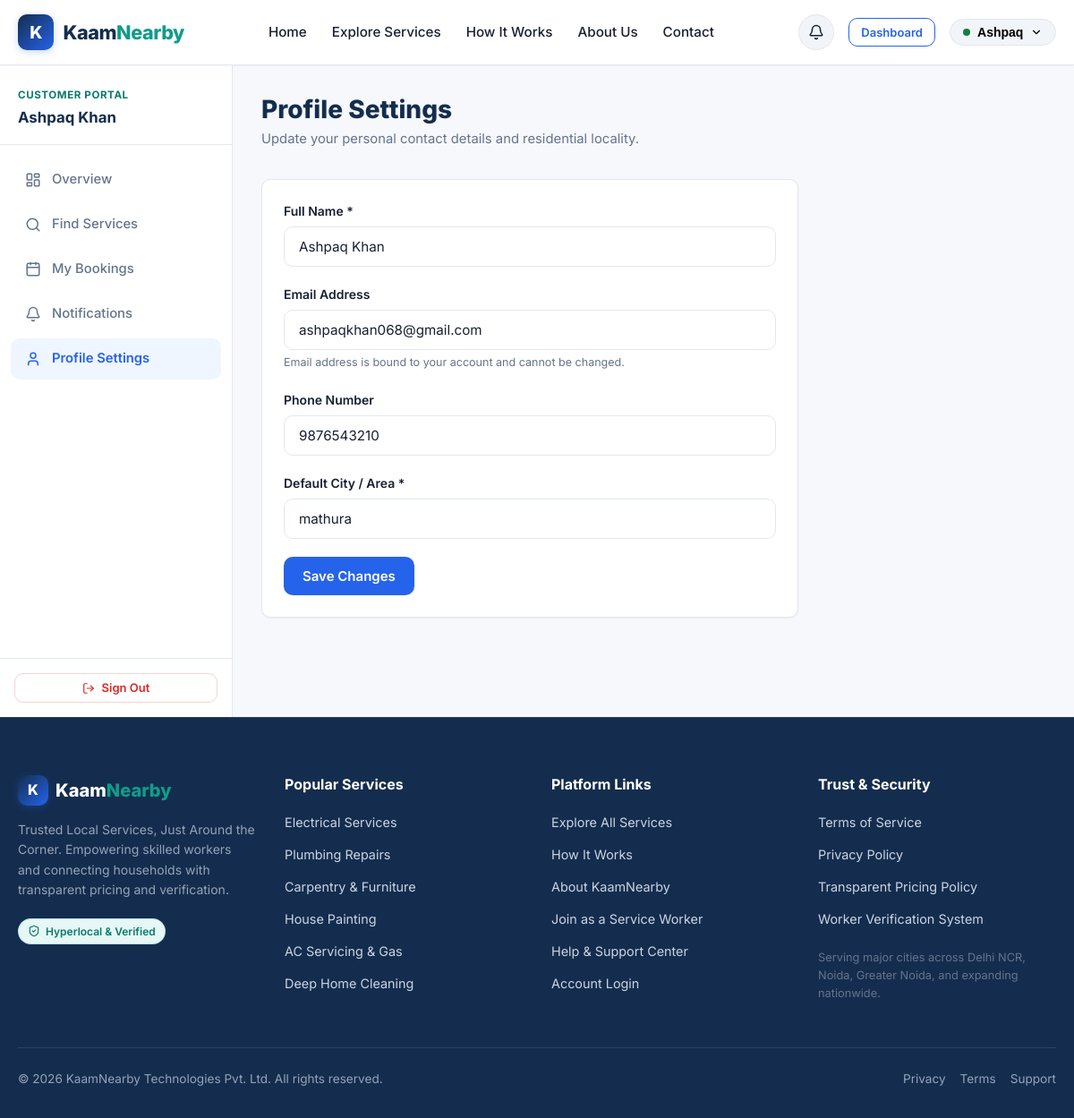
The app's page /customer/profile (signed in) with its own data.
### tables this page shows
CREATE TABLE users (
    id INTEGER PRIMARY KEY AUTOINCREMENT,
    name TEXT NOT NULL,
    email TEXT UNIQUE NOT NULL,
    password_hash TEXT NOT NULL,
    role TEXT NOT NULL CHECK(role IN ('customer', 'worker', 'admin')),
    phone TEXT,
    city TEXT NOT NULL,
    is_active INTEGER DEFAULT 1,
    created_at TIMESTAMP DEFAULT CURRENT_TIMESTAMP
);

### app.py (the view, shortened to what this page needs)
    @app.route('/customer/profile', methods=['GET', 'POST'])
    @customer_required
    def customer_profile():
        user = get_current_user()
        db = get_db()
        return render_template('customer/profile.html', user=user)

### auth.py (called while the page is built)
def generate_csrf_token():
    if 'csrf_token' not in session:
        session['csrf_token'] = secrets.token_hex(32)
    return session['csrf_token']

def get_current_user():
    user_id = session.get('user_id')
    if not user_id:
        return None
    db = get_db()
    user = db.execute("SELECT * FROM users WHERE id = ? AND is_active = 1", (user_id,)).fetchone()
    if not user:
        session.clear()
        return None
    return dict(user)

def role_required(*allowed_roles):
    def decorator(view):
        @functools.wraps(view)
        def wrapped_view(**kwargs):
            if 'user_id' not in session:
                flash("Please log in to access this page.", "warning")
                return redirect(url_for('login', next=request.url))
            role = session.get('user_role')
            if role not in allowed_roles:
                flash("You do not have permission to view that resource.", "error")
                abort(403)
            return view(**kwargs)
        return wrapped_view
    return decorator

### database.py (called while the page is built)
def get_db():
    if 'db' not in g:
        db_path = current_app.config['DATABASE']
        os.makedirs(os.path.dirname(os.path.abspath(db_path)), exist_ok=True)
        g.db = sqlite3.connect(db_path)
        g.db.row_factory = sqlite3.Row
        g.db.execute("PRAGMA foreign_keys = ON;")
    return g.db

### templates/customer/profile.html (shortened to what this page needs)
{% extends 'base.html' %}
{% block content %}
<div class="dashboard-layout">
  {% include 'partials/sidebar.html' %}
  <div class="dashboard-content">
    <div class="dashboard-header">
      <div>
        <h1 class="dashboard-title">Profile Settings</h1>
        <p class="dashboard-subtitle">Update your personal contact details and residential locality.</p>
      </div>
    </div>
    <div class="card" style="max-width: 600px;">
      <div class="card-body">
        <form action="{{ url_for('customer_profile') }}" method="POST">
          <div class="form-group">
            <label for="name">Full Name *</label>
            <input type="text" id="name" name="name" class="form-control" value="{{ user.name }}" required>
          </div>
          <div class="form-group">
            <label for="email">Email Address</label>
            <input type="email" id="email" class="form-control" value="{{ user.email }}" disabled>
            <span class="help-text">Email address is bound to your account and cannot be changed.</span>
          </div>
          <div class="form-group">
            <label for="phone">Phone Number</label>
            <input type="tel" id="phone" name="phone" class="form-control" value="{{ user.phone or '' }}" placeholder="e.g. 9811122233">
          </div>
          <div class="form-group">
            <label for="city">Default City / Area *</label>
            <input type="text" id="city" name="city" class="form-control" value="{{ user.city }}" required>
          </div>
          <button type="submit" class="btn btn-primary">
            Save Changes
          </button>
        </form>
      </div>
    </div>
  </div>
</div>
{% endblock %}

### templates/partials/navbar.html (shortened to what this page needs)
<nav class="navbar">
  <div class="container nav-container">
    <a href="{{ url_for('index') }}" class="brand-logo">
      <div class="brand-icon-box">K</div>
      <span>Kaam<span class="accent">Nearby</span></span>
    </a>
    <ul class="nav-links" id="navLinks">
      <li><a href="{{ url_for('index') }}" class="{{ 'active' if request.endpoint == 'index' else '' }}">Home</a></li>
      <li><a href="{{ url_for('services') }}" class="{{ 'active' if request.endpoint == 'services' else '' }}">Explore Services</a></li>
      <li><a href="{{ url_for('how_it_works') }}" class="{{ 'active' if request.endpoint == 'how_it_works' else '' }}">How It Works</a></li>
      <li><a href="{{ url_for('about') }}" class="{{ 'active' if request.endpoint == 'about' else '' }}">About Us</a></li>
      <li><a href="{{ url_for('contact') }}" class="{{ 'active' if request.endpoint == 'contact' else '' }}">Contact</a></li>
    </ul>
    <div class="nav-actions">
      {% if current_user %}
        <a href="{{ url_for('notifications') }}" class="notif-btn" title="Notifications">
          <i data-lucide="bell" style="width: 18px; height: 18px;"></i>
        </a>
        {% if current_user.role == 'customer' %}
          <a href="{{ url_for('customer_dashboard') }}" class="btn btn-outline-primary btn-sm">Dashboard</a>
        {% elif current_user.role == 'worker' %}
          <a href="{{ url_for('worker_dashboard') }}" class="btn btn-teal btn-sm">Worker Hub</a>
        {% elif current_user.role == 'admin' %}
          <a href="{{ url_for('admin_dashboard') }}" class="btn btn-navy btn-sm">Admin Panel</a>
        {% endif %}
        <div class="user-dropdown">
          <button class="dropdown-trigger" id="userDropdownTrigger" type="button">
            <span style="display:inline-block; width:8px; height:8px; border-radius:50%; background:var(--color-success);"></span>
            <span>{{ current_user.name.split(' ')[0] }}</span>
            <i data-lucide="chevron-down" style="width: 14px; height: 14px;"></i>
          </button>
        </div>
      {% else %}
        <a href="{{ url_for('login') }}" class="btn btn-outline btn-sm">Log In</a>
        <a href="{{ url_for('register') }}" class="btn btn-primary btn-sm">Get Started</a>
      {% endif %}
    </div>
  </div>
</nav>

### templates/partials/sidebar.html (shortened to what this page needs)
<aside class="sidebar">
  <div>
    <div class="sidebar-header">
      <div class="sidebar-user-role">
        {% if current_user.role == 'customer' %}
          Customer Portal
        {% elif current_user.role == 'worker' %}
          Worker Hub
        {% elif current_user.role == 'admin' %}
          Super Admin
        {% endif %}
      </div>
      <div class="sidebar-user-name">{{ current_user.name }}</div>
    </div>
    <ul class="sidebar-nav">
      {% if current_user.role == 'customer' %}
        <li>
          <a href="{{ url_for('customer_dashboard') }}" class="{{ 'active' if request.endpoint == 'customer_dashboard' else '' }}">
            <i data-lucide="layout-dashboard"></i> Overview
          </a>
        </li>
        <li>
          <a href="{{ url_for('services') }}">
            <i data-lucide="search"></i> Find Services
          </a>
        </li>
        <li>
          <a href="{{ url_for('customer_bookings') }}" class="{{ 'active' if request.endpoint in ('customer_bookings', 'customer_booking_detail') else '' }}">
            <i data-lucide="calendar"></i> My Bookings
          </a>
        </li>
        <li>
          <a href="{{ url_for('notifications') }}" class="{{ 'active' if request.endpoint == 'notifications' else '' }}">
            <i data-lucide="bell"></i> Notifications
          </a>
        </li>
        <li>
          <a href="{{ url_for('customer_profile') }}" class="{{ 'active' if request.endpoint == 'customer_profile' else '' }}">
            <i data-lucide="user"></i> Profile Settings
          </a>
        </li>
      {% endif %}
    </ul>
  </div>
  <div class="sidebar-footer">
    <a href="{{ url_for('logout') }}" class="btn btn-outline btn-sm btn-block" style="color:var(--color-error); border-color:rgba(220,38,38,0.2);">
      <i data-lucide="log-out" style="width:14px; height:14px;"></i> Sign Out
    </a>
  </div>
</aside>

### static/css/dashboard.css (style rules this page uses)
.dashboard-layout { display: flex; min-height: calc(100vh - 72px); background-color: var(--bg-main); }
.sidebar { width: 260px; background-color: #FFFFFF; border-right: 1px solid var(--border-color); flex-shrink: 0; display: flex; flex-direction: column; justify-content: space-between; }
.sidebar-header { padding: 1.5rem 1.25rem 1rem; border-bottom: 1px solid var(--border-color); }
.sidebar-user-role { font-size: 0.725rem; font-weight: 700; text-transform: uppercase; color: var(--teal-accent-dark); letter-spacing: 0.05em; margin-bottom: 0.15rem; }
.sidebar-user-name { font-size: 1.05rem; font-weight: 700; color: var(--primary-navy); }
.sidebar-nav { list-style: none; padding: 1rem 0.75rem; }
.sidebar-nav li { margin-bottom: 0.25rem; }
.sidebar-nav a { display: flex; align-items: center; gap: 0.75rem; padding: 0.7rem 1rem; border-radius: var(--radius-md); color: var(--text-muted); font-size: 0.925rem; font-weight: 500; transition: var(--transition); }
.sidebar-nav a.active { background-color: #EFF6FF; color: var(--primary-blue); font-weight: 600; }
.sidebar-nav svg, .sidebar-nav i { width: 18px; height: 18px; stroke-width: 2; }
.sidebar-footer { padding: 1rem; border-top: 1px solid var(--border-color); }
.dashboard-content { flex: 1; padding: 2rem; max-width: 1300px; }
.dashboard-header { display: flex; align-items: center; justify-content: space-between; margin-bottom: 2rem; flex-wrap: wrap; gap: 1rem; }
.dashboard-title { font-size: 1.75rem; font-weight: 800; color: var(--primary-navy); }
.dashboard-subtitle { font-size: 0.925rem; color: var(--text-muted); margin-top: 0.25rem; }
.card { background-color: #FFFFFF; border: 1px solid var(--border-color); border-radius: var(--radius-md); box-shadow: var(--shadow-sm); overflow: hidden; margin-bottom: 1.75rem; }
.card-body { padding: 1.5rem; }

### records on screen
users: name "Ashpaq", name "Ashpaq Khan", email "ashpaqkhan068@gmail.com", phone "9876543210", city "mathura"
